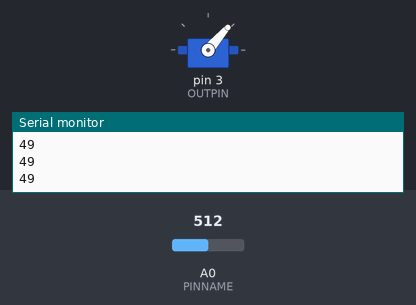
This sketch was run on a simulated Arduino Uno, built with avr-gcc and run on an emulated ATmega328P. Shown: servo, the last lines printed to the serial monitor. The inputs (shaded band) are chosen by the test bench; at power-on: A0 (PINNAME) = 512.

Above: at 1.3 s.
1.4 s: A0 (PINNAME) set to 716
At 2.2 s:
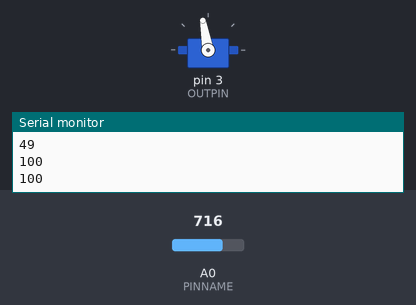
3.0 s: A0 (PINNAME) set to 900
At 3.3 s:
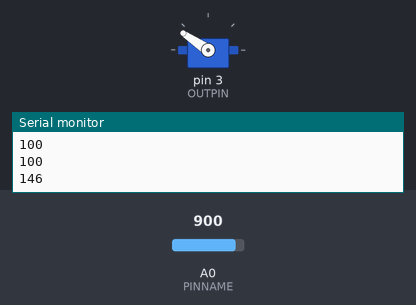
4.5 s: A0 (PINNAME) set to 1023
At 5.7 s:
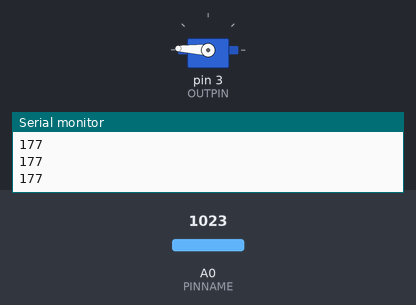
6.0 s: A0 (PINNAME) set to 306
At 6.9 s:
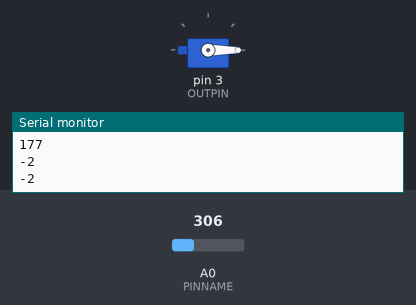
7.5 s: A0 (PINNAME) set to 511
At 8.1 s:
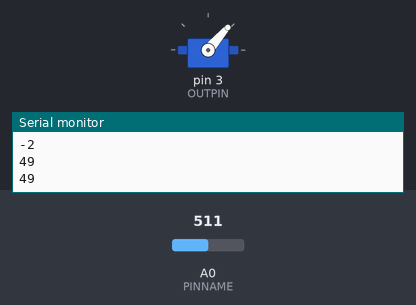
9.0 s: A0 (PINNAME) set to 122
At 9.3 s:
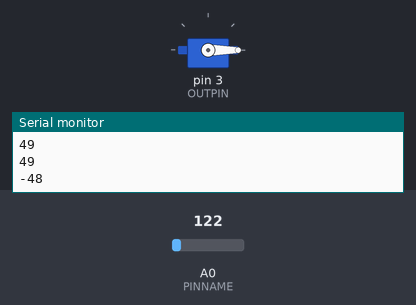
Timing chart, 0 to 11.5 s (numbered marks = the images above; inputs shaded):
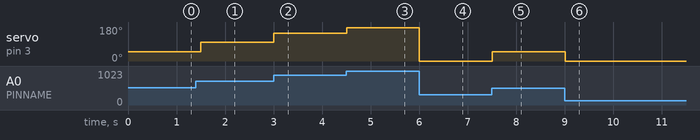

The sketch:

Servo.ino
```cpp
#include <Servo.h>

Servo ServoName;

int PINNAME = A0;
int OUTPIN = 3;
void setup() {
  ServoName.attach(OUTPIN);
  Serial.begin(9600);
}

void loop() {
  // we normalized the values we were reading to get numbers between 0 and 180
  int val = (analogRead(PINNAME)-315)/4;
  ServoName.write(val);
  Serial.println(val);
  delay(500);
}
```

Measured:
- after the input at 1.4 s, servo on pin 3 (OUTPIN): 49° → 100° after 0.10 s
- after the input at 3.0 s, servo on pin 3 (OUTPIN): 100° → 146° at once
- after the input at 4.5 s, servo on pin 3 (OUTPIN): 146° → 177° at once
- after the input at 6.0 s, servo on pin 3 (OUTPIN): 177° → 0° at once
- after the input at 7.5 s, servo on pin 3 (OUTPIN): 0° → 49° at once
- after the input at 9.0 s, servo on pin 3 (OUTPIN): 49° → 0° at once
